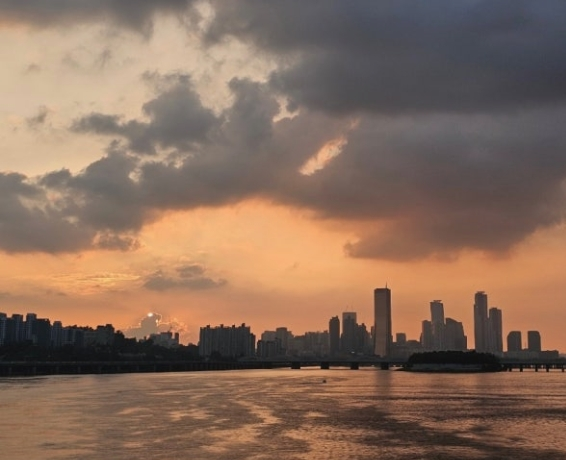
#> input picture Original.jpeg, 566 x 460 px, given in place of Original.jpg, which was not available
$ python '해상도 조정.py'
#> lines starting #> are read from the running program, lines starting #| are printed output that depends on the picture
import cv2

# 이미지 불러오기
img = cv2.imread("Original.jpg")
#> img is the input picture: shape (460, 566, 3); mean B, G, R 92.1, 109.2, 136.3

# 크기 조절
resized_img = cv2.resize(img, (300, 300))  # (width, height)
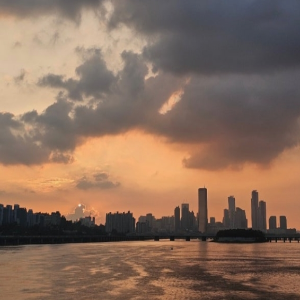
#> resized_img: shape (300, 300, 3); mean B, G, R 92, 109.1, 136.2
# 해상도를 늘릴 때는 따로 지정 안 하면 선형보간 씀, 너무 늘리면 블러 현상
# 줄일 때는 주변 픽셀 값 평균내서 줄임, 줄이면 정보 손실이 생김 -> 디테일 손실

# 저장 (선택)
cv2.imwrite("resized.jpg", resized_img)

# 확인 (선택)
cv2.imshow("Resized Image", resized_img)
cv2.waitKey(0)
cv2.destroyAllWindows()

$ run again, with Reference.jpeg copied over Original.jpeg
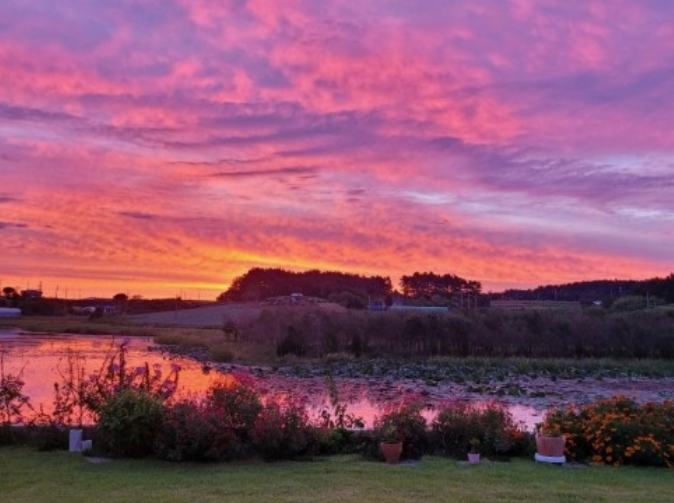
#> input picture Reference.jpeg, 674 x 503 px, given in place of Original.jpg, which was not available
#> img is the input picture: shape (503, 674, 3); mean B, G, R 110.4, 84.9, 143.9
#> `resized_img = cv2.resize(img, (300, 300))`:
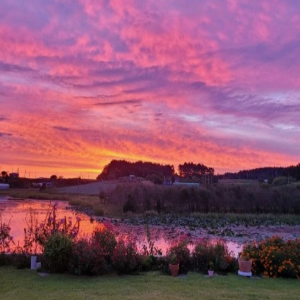
#> resized_img: shape (300, 300, 3); mean B, G, R 110.3, 84.8, 143.7

$ run again, with Reference2.jpeg copied over Original.jpeg
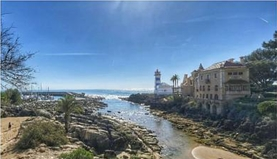
#> input picture Reference2.jpeg, 277 x 159 px, given in place of Original.jpg, which was not available
#> img is the input picture: shape (159, 277, 3); mean B, G, R 149.8, 125.6, 101.5
#> `resized_img = cv2.resize(img, (300, 300))`:
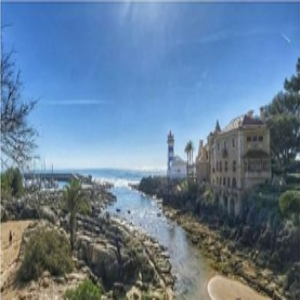
#> resized_img: shape (300, 300, 3); mean B, G, R 149.7, 125.4, 101.4
